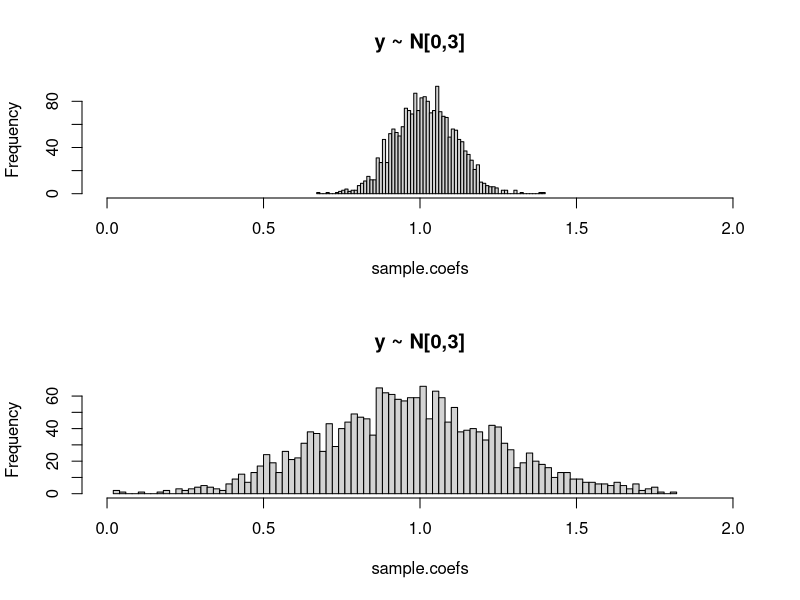

Write the R code that produced this figure.
#variance of b

setwd('~/Documents/Academia/Teaching/TCD/2015-HT/PO7005_Quantitative_Methods_II/Lectures/lecture4/')
pdf('Figs/variance.pdf')
par(mfrow=c(2,1))
#generate population variables
x <- rnorm(1000)
y <- x + rnorm(1000)

# draw samples from pop
sample.coefs <- NULL
for(i in 1:2000){ # generate 500 random samples from the true population
  samplei <- sample(x = 1:length(x), size = 100, replace = FALSE)
  x.sample <- x[samplei]
  y.sample <- y[samplei]  
  lm1.sample <- lm(y.sample ~ x.sample)  
  sample.coefs <- c(sample.coefs, coef(lm1.sample)[2])
}
hist(sample.coefs, breaks=100, xlim=c(0,2), main='y ~ N[0,3]')

#Now do the same thing, but with higher variance for y (and hence the residuals)
#generate population variables
x <- rnorm(1000)
y <- x + rnorm(1000, sd=3)

# draw samples from pop
sample.coefs <- NULL
for(i in 1:2000){ # generate 500 random samples from the true population
  samplei <- sample(x = 1:length(x), size = 100, replace = FALSE)
  x.sample <- x[samplei]
  y.sample <- y[samplei]  
  lm1.sample <- lm(y.sample ~ x.sample)  
  sample.coefs <- c(sample.coefs, coef(lm1.sample)[2])
}
hist(sample.coefs, breaks=100, xlim=c(0,2), main='y ~ N[0,3]')
dev.off()